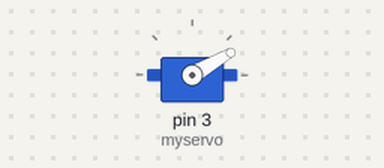
Simulated run of this sketch. Board: Arduino Uno, built with avr-gcc and run on an emulated ATmega328P. On the bench: servo.

Above: at 0.1 s.
At 60.1 s:
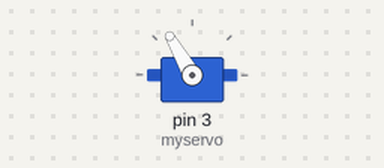
Timing chart, 0 to 61.6 s (numbered marks = the images above):
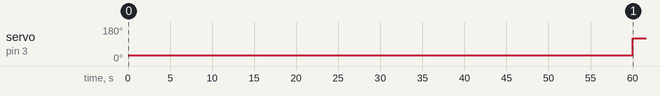

The sketch:

Servo_Timer.ino
```cpp
#include <Servo.h>  // 서보모터 라이브러리를 불러옵니다.
Servo myservo;      // 서보모터에 myservo라고 이름을 붙여줍니다.
void setup() {
 myservo.attach(3);  // myservo를 9번으로 선언하고 작동할 준비를 합니다.
}
void loop() {
  myservo.write(30);  // myservo를 30도가 되도록 움직입니다.
  delay(60000);        // 60초동안 기다립니다.
  myservo.write(120); // myservo를 150도가 되도록 움직입니다.
  delay(120000);        // 120초동안 기다립니다.
}
```

Measured:
- by itself, servo on pin 3 (myservo): 30° → 120° at 60.0 s
